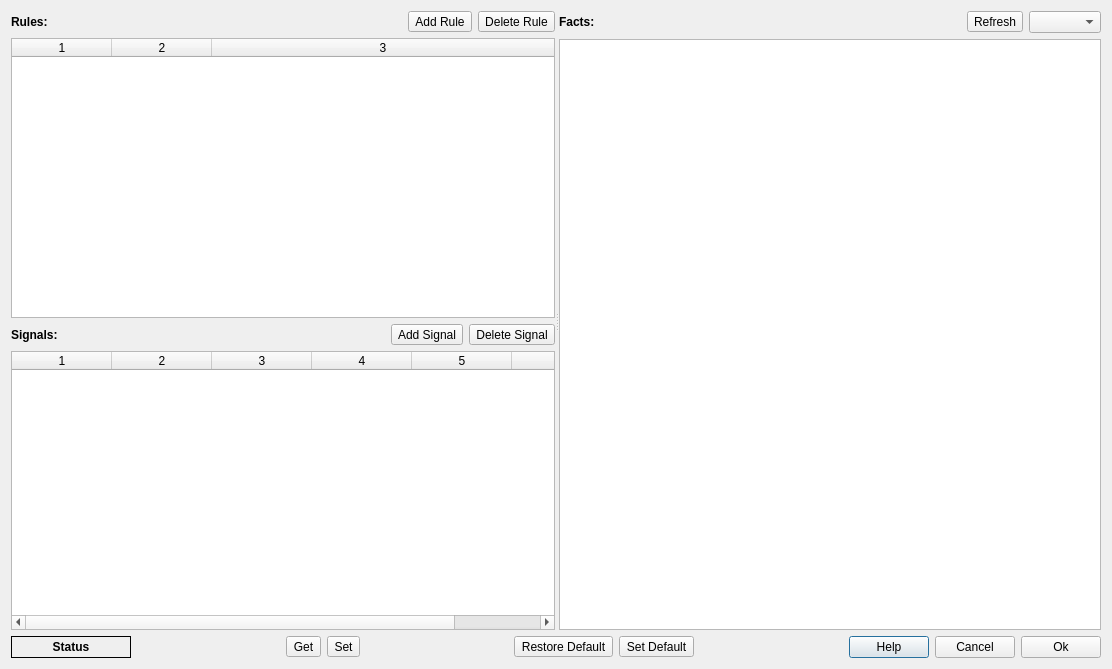
<?xml version="1.0" encoding="UTF-8"?>
<ui version="4.0">
 <class>RuleConfigDialog</class>
 <widget class="QDialog" name="RuleConfigDialog">
  <property name="geometry">
   <rect>
    <x>0</x>
    <y>0</y>
    <width>1112</width>
    <height>669</height>
   </rect>
  </property>
  <property name="windowTitle">
   <string>DAS Monitor Rule Configuration</string>
  </property>
  <layout class="QVBoxLayout" name="verticalLayout_3" stretch="1,0">
   <item>
    <widget class="QSplitter" name="splitter">
     <property name="orientation">
      <enum>Qt::Horizontal</enum>
     </property>
     <widget class="QWidget" name="layoutWidget">
      <layout class="QVBoxLayout" name="verticalLayout">
       <item>
        <layout class="QHBoxLayout" name="horizontalLayout_6">
         <item>
          <widget class="QLabel" name="label">
           <property name="font">
            <font>
             <weight>75</weight>
             <bold>true</bold>
            </font>
           </property>
           <property name="text">
            <string>Rules:</string>
           </property>
          </widget>
         </item>
         <item>
          <spacer name="horizontalSpacer_5">
           <property name="orientation">
            <enum>Qt::Horizontal</enum>
           </property>
           <property name="sizeHint" stdset="0">
            <size>
             <width>40</width>
             <height>20</height>
            </size>
           </property>
          </spacer>
         </item>
         <item>
          <widget class="QToolButton" name="addRuleButton">
           <property name="font">
            <font>
             <weight>50</weight>
             <bold>false</bold>
             <kerning>true</kerning>
            </font>
           </property>
           <property name="text">
            <string>Add Rule</string>
           </property>
          </widget>
         </item>
         <item>
          <widget class="QToolButton" name="removeRuleButton">
           <property name="font">
            <font>
             <weight>50</weight>
             <bold>false</bold>
             <kerning>true</kerning>
            </font>
           </property>
           <property name="text">
            <string>Delete Rule</string>
           </property>
           <property name="popupMode">
            <enum>QToolButton::InstantPopup</enum>
           </property>
          </widget>
         </item>
        </layout>
       </item>
       <item>
        <widget class="QTableWidget" name="ruleTable">
         <property name="alternatingRowColors">
          <bool>true</bool>
         </property>
         <property name="selectionMode">
          <enum>QAbstractItemView::SingleSelection</enum>
         </property>
         <property name="selectionBehavior">
          <enum>QAbstractItemView::SelectRows</enum>
         </property>
         <property name="cornerButtonEnabled">
          <bool>false</bool>
         </property>
         <property name="columnCount">
          <number>3</number>
         </property>
         <attribute name="horizontalHeaderHighlightSections">
          <bool>false</bool>
         </attribute>
         <attribute name="horizontalHeaderStretchLastSection">
          <bool>true</bool>
         </attribute>
         <attribute name="verticalHeaderVisible">
          <bool>false</bool>
         </attribute>
         <column/>
         <column/>
         <column/>
        </widget>
       </item>
       <item>
        <layout class="QHBoxLayout" name="horizontalLayout_5">
         <item>
          <widget class="QLabel" name="label_2">
           <property name="font">
            <font>
             <weight>75</weight>
             <bold>true</bold>
            </font>
           </property>
           <property name="text">
            <string>Signals:</string>
           </property>
          </widget>
         </item>
         <item>
          <spacer name="horizontalSpacer_2">
           <property name="orientation">
            <enum>Qt::Horizontal</enum>
           </property>
           <property name="sizeHint" stdset="0">
            <size>
             <width>40</width>
             <height>20</height>
            </size>
           </property>
          </spacer>
         </item>
         <item>
          <widget class="QToolButton" name="addSignalButton">
           <property name="font">
            <font>
             <weight>50</weight>
             <bold>false</bold>
            </font>
           </property>
           <property name="text">
            <string>Add Signal</string>
           </property>
          </widget>
         </item>
         <item>
          <widget class="QToolButton" name="removeSignalButton">
           <property name="font">
            <font>
             <weight>50</weight>
             <bold>false</bold>
            </font>
           </property>
           <property name="text">
            <string>Delete Signal</string>
           </property>
          </widget>
         </item>
        </layout>
       </item>
       <item>
        <widget class="QTableWidget" name="signalTable">
         <property name="alternatingRowColors">
          <bool>true</bool>
         </property>
         <property name="selectionMode">
          <enum>QAbstractItemView::SingleSelection</enum>
         </property>
         <property name="selectionBehavior">
          <enum>QAbstractItemView::SelectRows</enum>
         </property>
         <property name="cornerButtonEnabled">
          <bool>false</bool>
         </property>
         <property name="columnCount">
          <number>6</number>
         </property>
         <attribute name="horizontalHeaderHighlightSections">
          <bool>false</bool>
         </attribute>
         <attribute name="horizontalHeaderStretchLastSection">
          <bool>true</bool>
         </attribute>
         <attribute name="verticalHeaderVisible">
          <bool>false</bool>
         </attribute>
         <attribute name="verticalHeaderStretchLastSection">
          <bool>false</bool>
         </attribute>
         <column/>
         <column/>
         <column/>
         <column/>
         <column/>
         <column/>
        </widget>
       </item>
      </layout>
     </widget>
     <widget class="QWidget" name="layoutWidget_2">
      <layout class="QVBoxLayout" name="verticalLayout_2">
       <item>
        <layout class="QHBoxLayout" name="horizontalLayout_7">
         <item>
          <widget class="QLabel" name="label_3">
           <property name="font">
            <font>
             <weight>75</weight>
             <bold>true</bold>
            </font>
           </property>
           <property name="text">
            <string>Facts:</string>
           </property>
          </widget>
         </item>
         <item>
          <spacer name="horizontalSpacer_9">
           <property name="orientation">
            <enum>Qt::Horizontal</enum>
           </property>
           <property name="sizeHint" stdset="0">
            <size>
             <width>40</width>
             <height>20</height>
            </size>
           </property>
          </spacer>
         </item>
         <item>
          <widget class="QToolButton" name="refreshFactButton">
           <property name="text">
            <string>Refresh</string>
           </property>
          </widget>
         </item>
         <item>
          <widget class="QComboBox" name="factFilterCB"/>
         </item>
        </layout>
       </item>
       <item>
        <widget class="QListWidget" name="factList">
         <property name="sizePolicy">
          <sizepolicy hsizetype="Expanding" vsizetype="Expanding">
           <horstretch>0</horstretch>
           <verstretch>0</verstretch>
          </sizepolicy>
         </property>
        </widget>
       </item>
      </layout>
     </widget>
    </widget>
   </item>
   <item>
    <layout class="QHBoxLayout" name="horizontalLayout">
     <item>
      <widget class="QLabel" name="statusLabel">
       <property name="minimumSize">
        <size>
         <width>120</width>
         <height>0</height>
        </size>
       </property>
       <property name="font">
        <font>
         <weight>75</weight>
         <bold>true</bold>
        </font>
       </property>
       <property name="frameShape">
        <enum>QFrame::Box</enum>
       </property>
       <property name="text">
        <string>Status</string>
       </property>
       <property name="alignment">
        <set>Qt::AlignCenter</set>
       </property>
      </widget>
     </item>
     <item>
      <spacer name="horizontalSpacer">
       <property name="orientation">
        <enum>Qt::Horizontal</enum>
       </property>
       <property name="sizeHint" stdset="0">
        <size>
         <width>40</width>
         <height>20</height>
        </size>
       </property>
      </spacer>
     </item>
     <item>
      <widget class="QToolButton" name="getCfgButton">
       <property name="text">
        <string>Get</string>
       </property>
      </widget>
     </item>
     <item>
      <widget class="QToolButton" name="setCfgButton">
       <property name="text">
        <string>Set</string>
       </property>
      </widget>
     </item>
     <item>
      <spacer name="horizontalSpacer_4">
       <property name="orientation">
        <enum>Qt::Horizontal</enum>
       </property>
       <property name="sizeHint" stdset="0">
        <size>
         <width>40</width>
         <height>20</height>
        </size>
       </property>
      </spacer>
     </item>
     <item>
      <widget class="QToolButton" name="restoreDefCfgButton">
       <property name="text">
        <string>Restore Default</string>
       </property>
      </widget>
     </item>
     <item>
      <widget class="QToolButton" name="setDefCfgButton">
       <property name="text">
        <string>Set Default</string>
       </property>
      </widget>
     </item>
     <item>
      <spacer name="horizontalSpacer_3">
       <property name="orientation">
        <enum>Qt::Horizontal</enum>
       </property>
       <property name="sizeHint" stdset="0">
        <size>
         <width>40</width>
         <height>20</height>
        </size>
       </property>
      </spacer>
     </item>
     <item>
      <widget class="QPushButton" name="helpButton">
       <property name="text">
        <string>Help</string>
       </property>
      </widget>
     </item>
     <item>
      <widget class="QPushButton" name="cancelButton">
       <property name="text">
        <string>Cancel</string>
       </property>
      </widget>
     </item>
     <item>
      <widget class="QPushButton" name="okButton">
       <property name="text">
        <string>Ok</string>
       </property>
      </widget>
     </item>
    </layout>
   </item>
  </layout>
 </widget>
 <resources/>
 <connections>
  <connection>
   <sender>okButton</sender>
   <signal>clicked()</signal>
   <receiver>RuleConfigDialog</receiver>
   <slot>accept()</slot>
   <hints>
    <hint type="sourcelabel">
     <x>879</x>
     <y>441</y>
    </hint>
    <hint type="destinationlabel">
     <x>465</x>
     <y>232</y>
    </hint>
   </hints>
  </connection>
  <connection>
   <sender>cancelButton</sender>
   <signal>clicked()</signal>
   <receiver>RuleConfigDialog</receiver>
   <slot>reject()</slot>
   <hints>
    <hint type="sourcelabel">
     <x>788</x>
     <y>441</y>
    </hint>
    <hint type="destinationlabel">
     <x>465</x>
     <y>232</y>
    </hint>
   </hints>
  </connection>
  <connection>
   <sender>helpButton</sender>
   <signal>clicked()</signal>
   <receiver>RuleConfigDialog</receiver>
   <slot>showHelp()</slot>
   <hints>
    <hint type="sourcelabel">
     <x>715</x>
     <y>672</y>
    </hint>
    <hint type="destinationlabel">
     <x>540</x>
     <y>347</y>
    </hint>
   </hints>
  </connection>
  <connection>
   <sender>refreshFactButton</sender>
   <signal>clicked()</signal>
   <receiver>RuleConfigDialog</receiver>
   <slot>getFacts()</slot>
   <hints>
    <hint type="sourcelabel">
     <x>900</x>
     <y>23</y>
    </hint>
    <hint type="destinationlabel">
     <x>471</x>
     <y>346</y>
    </hint>
   </hints>
  </connection>
  <connection>
   <sender>getCfgButton</sender>
   <signal>clicked()</signal>
   <receiver>RuleConfigDialog</receiver>
   <slot>getRules()</slot>
   <hints>
    <hint type="sourcelabel">
     <x>46</x>
     <y>599</y>
    </hint>
    <hint type="destinationlabel">
     <x>555</x>
     <y>334</y>
    </hint>
   </hints>
  </connection>
  <connection>
   <sender>setCfgButton</sender>
   <signal>clicked()</signal>
   <receiver>RuleConfigDialog</receiver>
   <slot>setRules()</slot>
   <hints>
    <hint type="sourcelabel">
     <x>88</x>
     <y>599</y>
    </hint>
    <hint type="destinationlabel">
     <x>555</x>
     <y>334</y>
    </hint>
   </hints>
  </connection>
  <connection>
   <sender>restoreDefCfgButton</sender>
   <signal>clicked()</signal>
   <receiver>RuleConfigDialog</receiver>
   <slot>getDefaultRules()</slot>
   <hints>
    <hint type="sourcelabel">
     <x>396</x>
     <y>599</y>
    </hint>
    <hint type="destinationlabel">
     <x>555</x>
     <y>334</y>
    </hint>
   </hints>
  </connection>
  <connection>
   <sender>setDefCfgButton</sender>
   <signal>clicked()</signal>
   <receiver>RuleConfigDialog</receiver>
   <slot>setDefaultRules()</slot>
   <hints>
    <hint type="sourcelabel">
     <x>499</x>
     <y>599</y>
    </hint>
    <hint type="destinationlabel">
     <x>555</x>
     <y>334</y>
    </hint>
   </hints>
  </connection>
  <connection>
   <sender>RuleConfigDialog</sender>
   <signal>writeAllowed(bool)</signal>
   <receiver>setCfgButton</receiver>
   <slot>setEnabled(bool)</slot>
   <hints>
    <hint type="sourcelabel">
     <x>555</x>
     <y>334</y>
    </hint>
    <hint type="destinationlabel">
     <x>88</x>
     <y>599</y>
    </hint>
   </hints>
  </connection>
  <connection>
   <sender>RuleConfigDialog</sender>
   <signal>readAllowed(bool)</signal>
   <receiver>getCfgButton</receiver>
   <slot>setEnabled(bool)</slot>
   <hints>
    <hint type="sourcelabel">
     <x>555</x>
     <y>334</y>
    </hint>
    <hint type="destinationlabel">
     <x>46</x>
     <y>599</y>
    </hint>
   </hints>
  </connection>
  <connection>
   <sender>RuleConfigDialog</sender>
   <signal>readAllowed(bool)</signal>
   <receiver>setDefCfgButton</receiver>
   <slot>setEnabled(bool)</slot>
   <hints>
    <hint type="sourcelabel">
     <x>555</x>
     <y>334</y>
    </hint>
    <hint type="destinationlabel">
     <x>499</x>
     <y>599</y>
    </hint>
   </hints>
  </connection>
  <connection>
   <sender>RuleConfigDialog</sender>
   <signal>readAllowed(bool)</signal>
   <receiver>restoreDefCfgButton</receiver>
   <slot>setEnabled(bool)</slot>
   <hints>
    <hint type="sourcelabel">
     <x>555</x>
     <y>334</y>
    </hint>
    <hint type="destinationlabel">
     <x>396</x>
     <y>599</y>
    </hint>
   </hints>
  </connection>
  <connection>
   <sender>RuleConfigDialog</sender>
   <signal>readAllowed(bool)</signal>
   <receiver>removeSignalButton</receiver>
   <slot>setEnabled(bool)</slot>
   <hints>
    <hint type="sourcelabel">
     <x>555</x>
     <y>334</y>
    </hint>
    <hint type="destinationlabel">
     <x>536</x>
     <y>472</y>
    </hint>
   </hints>
  </connection>
  <connection>
   <sender>addRuleButton</sender>
   <signal>clicked()</signal>
   <receiver>RuleConfigDialog</receiver>
   <slot>addRule()</slot>
   <hints>
    <hint type="sourcelabel">
     <x>905</x>
     <y>106</y>
    </hint>
    <hint type="destinationlabel">
     <x>465</x>
     <y>232</y>
    </hint>
   </hints>
  </connection>
  <connection>
   <sender>addSignalButton</sender>
   <signal>clicked()</signal>
   <receiver>RuleConfigDialog</receiver>
   <slot>addSignal()</slot>
   <hints>
    <hint type="sourcelabel">
     <x>905</x>
     <y>316</y>
    </hint>
    <hint type="destinationlabel">
     <x>465</x>
     <y>232</y>
    </hint>
   </hints>
  </connection>
  <connection>
   <sender>removeRuleButton</sender>
   <signal>clicked()</signal>
   <receiver>RuleConfigDialog</receiver>
   <slot>removeSelectedRule()</slot>
   <hints>
    <hint type="sourcelabel">
     <x>905</x>
     <y>137</y>
    </hint>
    <hint type="destinationlabel">
     <x>465</x>
     <y>232</y>
    </hint>
   </hints>
  </connection>
  <connection>
   <sender>RuleConfigDialog</sender>
   <signal>readAllowed(bool)</signal>
   <receiver>removeRuleButton</receiver>
   <slot>setEnabled(bool)</slot>
   <hints>
    <hint type="sourcelabel">
     <x>555</x>
     <y>334</y>
    </hint>
    <hint type="destinationlabel">
     <x>536</x>
     <y>197</y>
    </hint>
   </hints>
  </connection>
  <connection>
   <sender>removeSignalButton</sender>
   <signal>clicked()</signal>
   <receiver>RuleConfigDialog</receiver>
   <slot>removeSelectedSignal()</slot>
   <hints>
    <hint type="sourcelabel">
     <x>905</x>
     <y>346</y>
    </hint>
    <hint type="destinationlabel">
     <x>465</x>
     <y>232</y>
    </hint>
   </hints>
  </connection>
  <connection>
   <sender>RuleConfigDialog</sender>
   <signal>readAllowed(bool)</signal>
   <receiver>addRuleButton</receiver>
   <slot>setEnabled(bool)</slot>
   <hints>
    <hint type="sourcelabel">
     <x>555</x>
     <y>334</y>
    </hint>
    <hint type="destinationlabel">
     <x>536</x>
     <y>166</y>
    </hint>
   </hints>
  </connection>
  <connection>
   <sender>RuleConfigDialog</sender>
   <signal>readAllowed(bool)</signal>
   <receiver>addSignalButton</receiver>
   <slot>setEnabled(bool)</slot>
   <hints>
    <hint type="sourcelabel">
     <x>555</x>
     <y>334</y>
    </hint>
    <hint type="destinationlabel">
     <x>536</x>
     <y>442</y>
    </hint>
   </hints>
  </connection>
  <connection>
   <sender>RuleConfigDialog</sender>
   <signal>readAllowed(bool)</signal>
   <receiver>signalTable</receiver>
   <slot>setEnabled(bool)</slot>
   <hints>
    <hint type="sourcelabel">
     <x>555</x>
     <y>334</y>
    </hint>
    <hint type="destinationlabel">
     <x>271</x>
     <y>456</y>
    </hint>
   </hints>
  </connection>
  <connection>
   <sender>RuleConfigDialog</sender>
   <signal>readAllowed(bool)</signal>
   <receiver>ruleTable</receiver>
   <slot>setEnabled(bool)</slot>
   <hints>
    <hint type="sourcelabel">
     <x>555</x>
     <y>334</y>
    </hint>
    <hint type="destinationlabel">
     <x>271</x>
     <y>181</y>
    </hint>
   </hints>
  </connection>
  <connection>
   <sender>factFilterCB</sender>
   <signal>currentIndexChanged(int)</signal>
   <receiver>RuleConfigDialog</receiver>
   <slot>setFactFilter(int)</slot>
   <hints>
    <hint type="sourcelabel">
     <x>1058</x>
     <y>24</y>
    </hint>
    <hint type="destinationlabel">
     <x>555</x>
     <y>334</y>
    </hint>
   </hints>
  </connection>
 </connections>
 <slots>
  <signal>writeAllowed(bool)</signal>
  <signal>readAllowed(bool)</signal>
  <slot>addRule()</slot>
  <slot>removeSelectedRule()</slot>
  <slot>addSignal()</slot>
  <slot>removeSelectedSignal()</slot>
  <slot>getRules()</slot>
  <slot>setRules()</slot>
  <slot>showHelp()</slot>
  <slot>getFacts()</slot>
  <slot>getDefaultRules()</slot>
  <slot>setDefaultRules()</slot>
  <slot>setFactFilter(int)</slot>
 </slots>
</ui>
